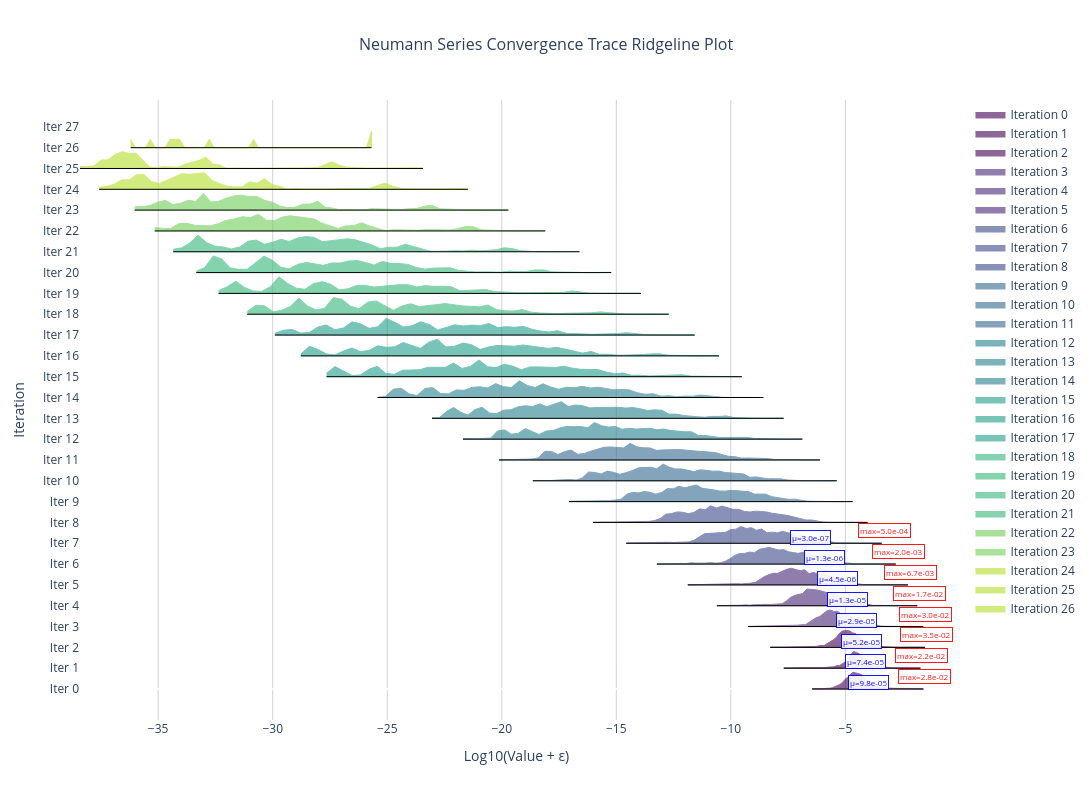

Write notebook code for a chart like this one.
### Markdown cell above
##### Neumann Series Convergence

### Code cell
trace_dict = analysis_injector["ap_node_compute_influence"]["trace_dict"]["node"]
stacked_trace = torch.stack(trace_dict)
fig = plot_ridgeline_convergence(
    data=stacked_trace, stats=None, title="Neumann Series Convergence Trace Ridgeline Plot"
)
fig.show()
